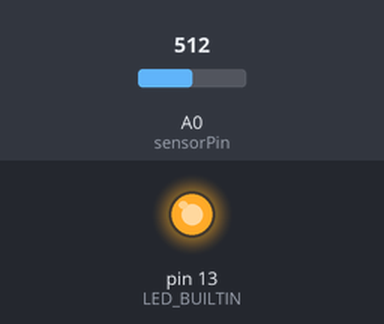
Bench run of a sketch on a simulated Arduino Uno, built with avr-gcc and run on an emulated ATmega328P. Shown: output pins drawn as LEDs (lit = HIGH). The inputs (shaded band) are chosen by the test bench; at power-on: A0 (sensorPin) = 512. What the sketch prints to the serial monitor is not drawn.

Above: at 0.1 s.
Timing chart, 0 to 1.6 s (numbered marks = the images above):
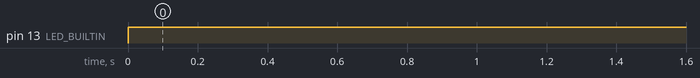

Measured:
- by itself, pin 13 (LED_BUILTIN): LOW → HIGH at 0.00 s

The sketch:

photoDiode.ino
```cpp
int sensorPin = A0; // select the input pin for LDR

int sensorValue = 0; // variable to store the value coming from the sensor
void setup() {
Serial.begin(9600); //sets serial port for communication
pinMode(LED_BUILTIN, OUTPUT);
}
void loop() {
sensorValue = analogRead(sensorPin); // read the value from the sensor
Serial.println(sensorValue); //prints the values coming from the sensor on the screen
digitalWrite(LED_BUILTIN, HIGH);   // turn the LED on (HIGH is the voltage level)

delay(100);

}
```
